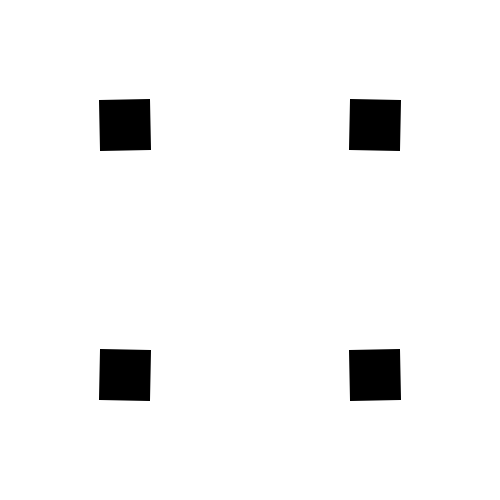
Frame 1 (no input)
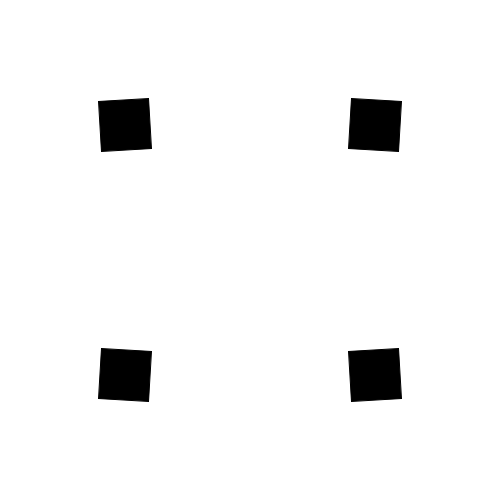
Frame 60 (the mouse pressed at the canvas centre just before this capture)
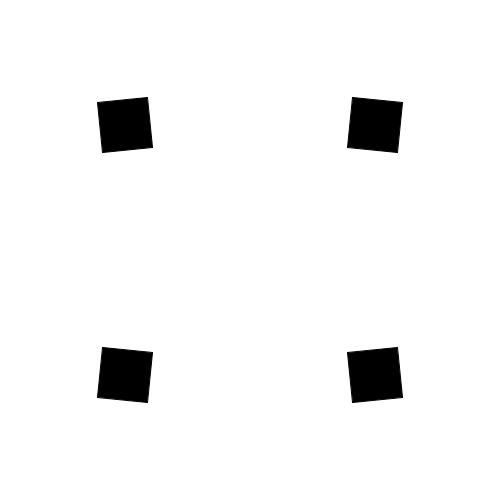
Frame 120 (the mouse held since frame 60 and released just before this capture)

The Processing sketch that drew these frames (run headless with seeded random() and noise(); from frame 60 on, the mouse is pressed at the canvas centre):

// Processing sketch: sketch_190711a
// ── sketch_190711a.pde
float deg;
float degAcc;
float degVel;

void setup() {
  size(500, 500);
  rectMode(CENTER);
  deg=0;
  degAcc=0.1;
  degVel=0;
}

void draw() {
  background(255);
  fill(0);
  degVel+=degAcc;
  deg +=degVel;
  pushMatrix();
  translate(width/4, height/4);
  rotate(radians(-deg));
  rect(0, 0, 50, 50);
  popMatrix();

  pushMatrix();
  translate(width/4*3, height/4);
  rotate(radians(deg));
  rect(0, 0, 50, 50);
  popMatrix();

  pushMatrix();
  translate(width/4, height/4*3);
  rotate(radians(deg));
  rect(0, 0, 50, 50);
  popMatrix();

  pushMatrix();
  translate(width/4*3, height/4*3);
  rotate(radians(-deg));
  rect(0, 0, 50, 50);
  popMatrix();
}
